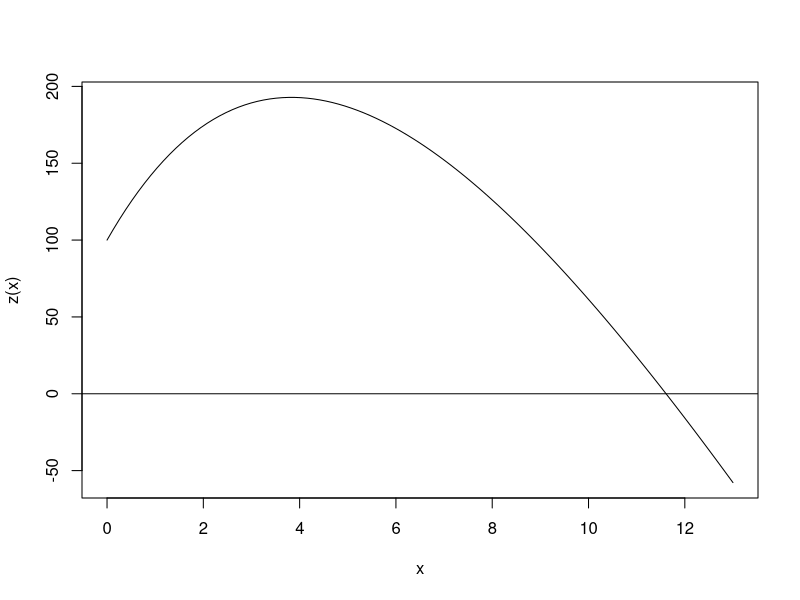
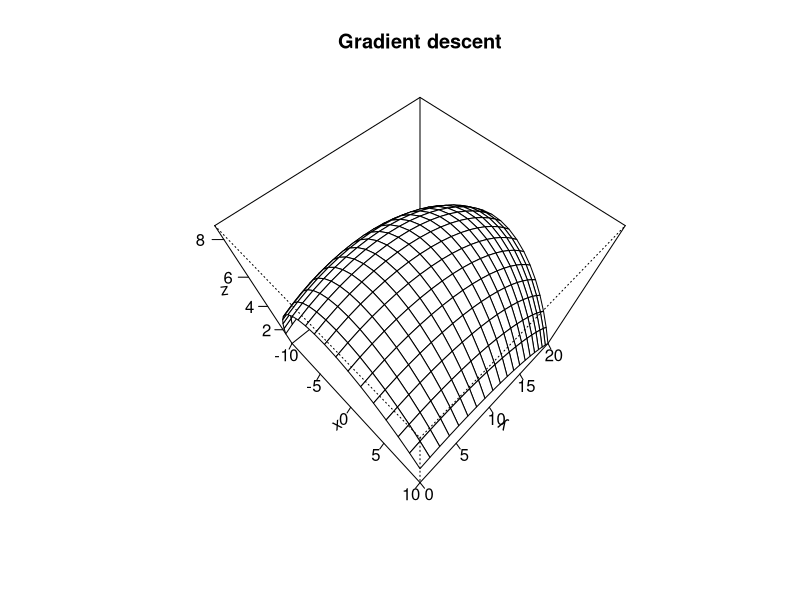
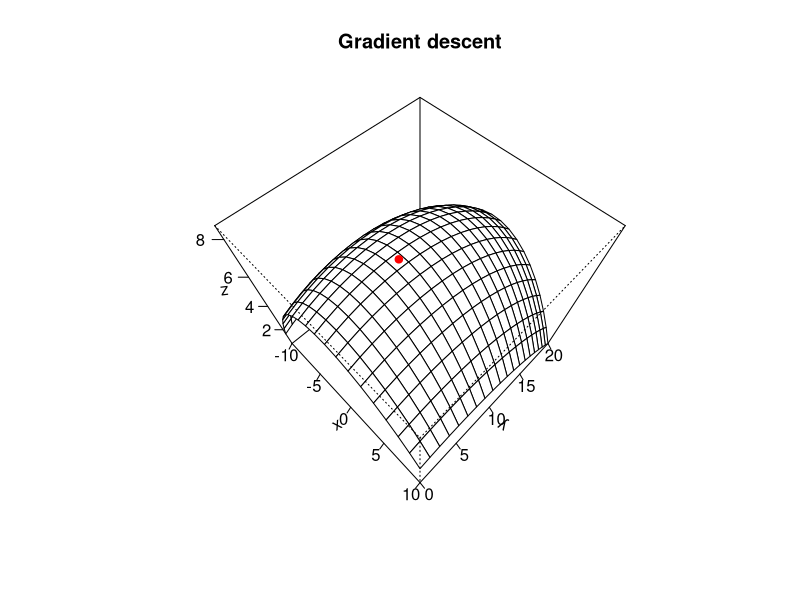

Generate these figures, in order, with R:
## ---- chunk 1
z0=100;m=80;c=15;v0=55;g=9.81

z <- function(t){
  z0+(m/c)*(v0+m*g/c)*(1- exp(-c*t/m)) - m*g*t/c
}

curve(z,from = 0, to = 13)
abline(h=0)
## ---- chunk 2
f<-function(x){
  abs(z(x))
}
optimize(f,c(0,20))
## ---- chunk 3
f<-function(x){
  -(z(x))
}
opt<-optimize(f,interval = c(0,14))
opt$minimum

## ---- chunk 4
z(opt$minimum)
#abline(v=opt$minimum)
## ---- chunk 5
f = function(x,y) { # Define function z = f(x, y).
  return(7.9+0.13*x+0.21*y-0.05*(x^2)-0.016*(y^2)-0.007*x*y)
}

# Plot function, z = f(x, y) over the region -pi/2 <= x, y <= pi/2.
grid.x = seq(-10, 10, length.out=20)
grid.y = seq(0,20,length.out=20)
grid.z = outer(grid.x, grid.y, f)
persp.out <- persp(grid.x, grid.y, grid.z, theta = 45, phi=60,
  main="Gradient descent", ticktype="detailed",
  xlab="x", ylab="y", zlab="z")
## ---- chunk 6
gradient.descent = function(par, gr1, gr2, gamma=.1, epsilon=.02, n=100, verbose=FALSE, ...) {
  for (i in seq_len(n)) {
    gradient1 = gr1(par[1],par[2])
    par[1] = par[1] - gamma * gradient1
    gradient2 = gr2(par[1],par[2])
    par[2] = par[2] - gamma * gradient2
    gradient.size = sum(abs(min(gradient1,gradient2)))
    
    if (verbose) {
      cat(sep="", "i=", i, ", par=c(", paste(signif(par, 4), collapse=","),
          "), gradient=c(", paste(signif(gradient1, 4),signif(gradient2, 4), collapse=","),
          "), size=", signif(gradient.size, 4), "\n")
    }
    if (gradient.size < epsilon) {
      break
    }
  }
  return(par)
}

gradient.x = function(x, y) {0.13-0.1*x-0.007*y}
gradient.y = function(x, y) {0.21-0.032*y-0.007*x}
(p<-gradient.descent(par=c(1,7), gr1=gradient.x, gr2=gradient.y, gamma=.01, epsilon=.01, n=100,verbose=FALSE))
z<-f(p[1],p[2])
persp.out <- persp(grid.x, grid.y, grid.z, theta = 45, phi=60,
  main="Gradient descent", ticktype="detailed",
  xlab="x", ylab="y", zlab="z")
points(trans3d(x=p[1], y=p[2], z=z, pmat=persp.out), col="red", pch = 19)
## ---- chunk 7
grr <- function(x) { ## Gradient of 'fr'
    x1 <- x[1]
    x2 <- x[2]
    grad <- c(0.13-0.1*x1-0.007*x2,
       0.21-0.032*x2-0.007*x1)
    grad <- -grad
    return(grad)
}

f1 = function(x) { # Define function z = f(x, y).
  x1 <- x[1]
  x2 <- x[2]
  c<- -(7.9+0.13*x1+0.21*x2-0.05*(x1^2)-0.016*(x2^2)-0.007*x1*x2)
  return(c)
}

optim(par = c(1,7),fn = f1, grr, method ="Nelder-Mead" )
system.time(optim(par = c(1,7),fn = f1, grr, method ="Nelder-Mead" ))
## ---- chunk 8
optim(par = c(1,7),fn = f1, grr,method ="BFGS" )
system.time(optim(par = c(1,7),fn = f1, grr,method ="BFGS" ))
